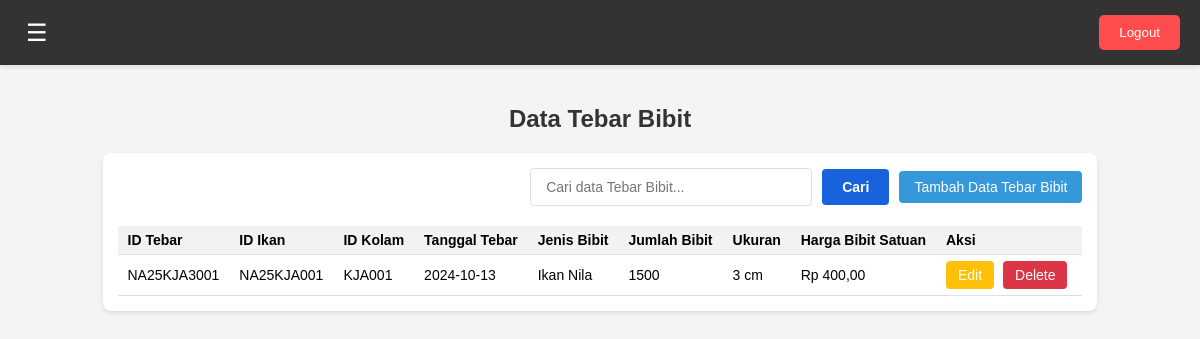
/dashboard-user.php?page=tebar-bibit (signed in), run on the app's committed database.
### tables this page shows
CREATE TABLE `tebar_bibit` (
  `id_tebar` varchar(50) NOT NULL,
  `user_id` int(11) NOT NULL,
  `id_ikan` varchar(50) NOT NULL,
  `id_kolam` varchar(50) NOT NULL,
  `tanggal_tebar` date NOT NULL,
  `jumlah_bibit` int(11) NOT NULL,
  `ukuran` varchar(50) NOT NULL,
  `harga_bibit_satuan` decimal(10,2) NOT NULL
);

CREATE TABLE `data_ikan` (
  `id_ikan` varchar(50) NOT NULL,
  `user_id` int(11) NOT NULL,
  `jenis_bibit` varchar(100) NOT NULL,
  `id_kolam` varchar(50) NOT NULL,
  `jumlah_bibit` int(11) NOT NULL,
  `tanggal_masuk_bibit` date DEFAULT NULL
);

### pages/dashboard-user/tebar-bibit.php (the view, shortened to what this page needs)
<?php
$user_id = $_SESSION['user_id'];
$query = "SELECT tb.id_tebar, tb.id_ikan, tb.id_kolam, tb.tanggal_tebar,
                 di.jenis_bibit, tb.jumlah_bibit, tb.ukuran, tb.harga_bibit_satuan
          FROM tebar_bibit tb
          JOIN data_ikan di ON tb.id_ikan = di.id_ikan
          WHERE tb.user_id = ?
          ORDER BY tb.tanggal_tebar DESC";
$stmt = mysqli_prepare($conn, $query);
mysqli_stmt_bind_param($stmt, "i", $user_id);
mysqli_stmt_execute($stmt);
$result = mysqli_stmt_get_result($stmt);
?>
<h2>Data Tebar Bibit</h2>
<div class="data-container">
    <div class="data-header">
        <input type="text" id="search-input" placeholder="Cari data Tebar Bibit...">
        <button id="search-button">Cari</button>
        <button id="add-data-button" onclick="window.location.href='dashboard-user.php?page=input-data-tebar-bibit'">Tambah Data Tebar Bibit</button>
    </div>
    <div class="data-table">
        <table>
            <thead>
                <tr>
                    <th>ID Tebar</th>
                    <th>ID Ikan</th>
                    <th>ID Kolam</th>
                    <th>Tanggal Tebar</th>
                    <th>Jenis Bibit</th>
                    <th>Jumlah Bibit</th>
                    <th>Ukuran</th>
                    <th>Harga Bibit Satuan</th>
                    <th>Aksi</th>
                </tr>
            </thead>
            <tbody>
                <?php
                if (mysqli_num_rows($result) > 0) {
                    while($row = mysqli_fetch_assoc($result)) {
                        echo "<tr>";
                        echo "<td>" . htmlspecialchars($row['id_tebar']) . "</td>";
                        echo "<td>" . htmlspecialchars($row['id_ikan']) . "</td>";
                        echo "<td>" . htmlspecialchars($row['id_kolam']) . "</td>";
                        echo "<td>" . htmlspecialchars($row['tanggal_tebar']) . "</td>";
                        echo "<td>" . htmlspecialchars($row['jenis_bibit']) . "</td>";
                        echo "<td>" . htmlspecialchars($row['jumlah_bibit']) . "</td>";
                        echo "<td>" . htmlspecialchars($row['ukuran']) . " cm</td>";
                        echo "<td>Rp " . number_format($row['harga_bibit_satuan'], 2, ',', '.') . "</td>";
                        echo '<td>
                            <form method="GET" action="dashboard-user.php" style="display:inline;">
                                <input type="hidden" name="page" value="edit-data-tebar-bibit">
                                <input type="hidden" name="id" value="' . $row['id_tebar'] . '">
                                <button type="submit" class="edit-button">Edit</button>
                            </form>
                            <form method="POST" action="includes/delete_data.php" style="display:inline;">
                                <input type="hidden" name="delete_id" value="' . $row['id_tebar'] . '">
                                <input type="hidden" name="table" value="tebar_bibit">
                                <input type="hidden" name="return_page" value="tebar-bibit">
                                <button type="button" class="delete-button" data-id="' . $row['id_tebar'] . '" data-table="tebar_bibit" data-return-page="tebar-bibit">Delete</button>
                            </form>
                        </td>';
                        echo "</tr>";
                    }
                } else {
                    echo "<tr><td colspan='9'>Tidak ada data tebar bibit</td></tr>";
                }
                ?>
            </tbody>
        </table>
    </div>
</div>

### assets/css/dashboard-user.css (style rules this page uses)
body, html { margin: 0; padding: 0; font-family: Arial, sans-serif; background-color: #f4f4f4; }
h2 { text-align: center; margin-top: 20px; color: #333; }
.data-container { background-color: #fff; border-radius: 8px; box-shadow: 0 2px 4px rgba(0, 0, 0, 0.1); padding: 15px; margin: 20px auto; width: fit-content; max-width: 100%; overflow-x: auto; }
.data-header { display: flex; justify-content: flex-end; align-items: center; margin-bottom: 20px; gap: 10px; }
#search-input { padding: 8px 12px; border: 1px solid #ddd; border-radius: 4px; font-size: 14px; width: 250px; }
#search-button, #add-data-button { padding: 8px 15px; border: none; border-radius: 4px; background-color: #3498db; color: white; cursor: pointer; transition: background-color 0.3s; font-size: 14px; white-space: nowrap; }
.data-table table { width: auto; border-collapse: collapse; font-size: 14px; }
.data-table th, .data-table td { padding: 8px 12px; text-align: left; border-bottom: 1px solid #e0e0e0; white-space: nowrap; }
.data-table th { background-color: #f2f2f2; font-weight: bold; }
.edit-button, .delete-button { padding: 6px 12px; font-size: 14px; border: none; border-radius: 4px; color: white; cursor: pointer; transition: background-color 0.3s; margin-right: 5px; }
.edit-button { background-color: #ffc107; }
.delete-button { background-color: #dc3545; }
@media (max-width: 1200px) { .data-table { font-size: 13px; } }
@media (max-width: 1200px) { .data-table th, .data-table td { padding: 6px 10px; } }
#search-input { padding: 10px 15px; border: 1px solid #e0e0e0; border-radius: 4px; font-size: 14px; width: 250px; transition: border-color 0.3s, box-shadow 0.3s; }
#search-button, .print-button { padding: 10px 20px; border: none; border-radius: 4px; background-color: #1863dc; color: white; cursor: pointer; transition: background-color 0.3s, transform 0.1s; font-size: 14px; font-weight: bold; white-space: nowrap; }
.data-table { overflow-x: auto; margin-top: 20px; }

### data on the page
tebar_bibit: id_tebar "NA25KJA3001", id_ikan "NA25KJA001", id_kolam "KJA001", tanggal_tebar "2024-10-13", id_ikan.jenis_bibit "Ikan Nila", jumlah_bibit "1500", ukuran "3", harga_bibit_satuan "400,00"
